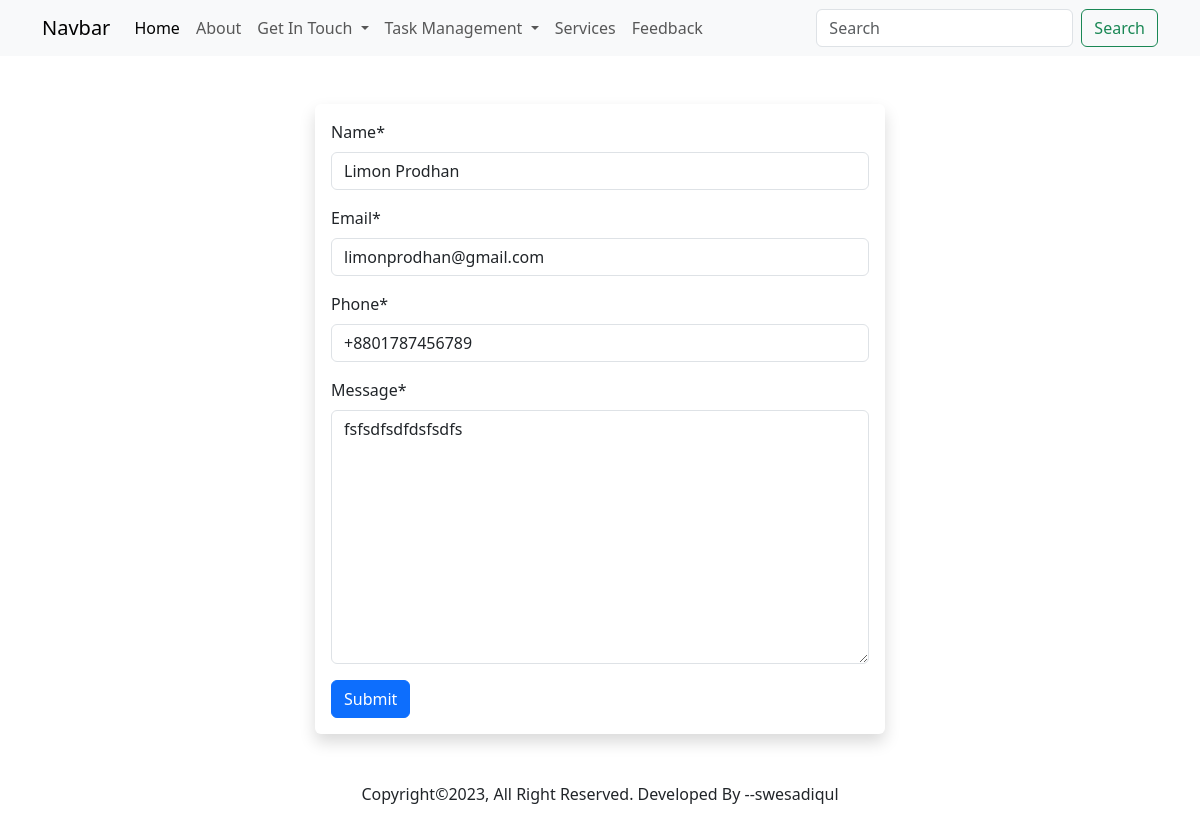
Screenshot of /contact-edit/3/ with the database file from the repository.
### members/models.py (models this page shows, shortened)
class Contact(models.Model):
    name = models.CharField(max_length = 150)
    email = models.EmailField()
    phone = models.CharField(max_length=15)
    message = models.TextField()
    created_at = models.DateTimeField(auto_now_add=True)
    updated_at = models.DateTimeField(auto_now=True)

### members/views.py (the view)
# urls.py: path('contact-edit/<int:pk>/', views.contact_edit, name='contact-edit'),
def contact_edit(request, pk):
    contact = Contact.objects.get(pk=pk)
    forms = ContactForm(request.POST or None, instance=contact)
    if forms.is_valid():
        forms.save()
        return redirect('contact-list')
    return render(request, 'members/contact_edit.html', {'forms': forms})

### members/forms.py
class ContactForm(forms.ModelForm):
    class Meta:
        model = Contact
        fields = ['name', 'email', 'phone', 'message']

### members/templates/members/contact_edit.html (shortened to what this page needs)
{% extends "base.html" %}
{% load crispy_forms_tags %}
{% block content %}
<section id="contact">
    <div class="container">
        <div class="row justify-content-center py-5">
            <div class="col-sm-10 col-md-6 col-lg-6 shadow p-3 rounded-2">
                <form action="" method="post">
                    {{ forms|crispy }}
                    <button type="submit" class="btn btn-primary">Submit</button>
                </form>
            </div>
        </div>
    </div>
</section>
{% endblock %}

### rows the page displays
Contact: name "Limon Prodhan", email "limonprodhan@gmail.com", phone "+8801787456789", message "fsfsdfsdfdsfsdfs"
